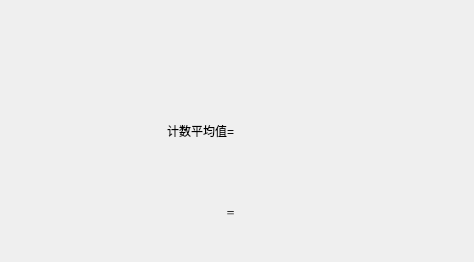
<?xml version="1.0" encoding="UTF-8"?>
<ui version="4.0">
 <class>CountMeasurementTested</class>
 <widget class="QWidget" name="CountMeasurementTested">
  <property name="geometry">
   <rect>
    <x>0</x>
    <y>0</y>
    <width>474</width>
    <height>262</height>
   </rect>
  </property>
  <property name="windowTitle">
   <string>Form</string>
  </property>
  <layout class="QVBoxLayout" name="verticalLayout">
   <item>
    <widget class="QLabel" name="label_data">
     <property name="sizePolicy">
      <sizepolicy hsizetype="Preferred" vsizetype="Preferred">
       <horstretch>0</horstretch>
       <verstretch>0</verstretch>
      </sizepolicy>
     </property>
     <property name="text">
      <string/>
     </property>
    </widget>
   </item>
   <item>
    <layout class="QHBoxLayout" name="horizontalLayout">
     <item>
      <widget class="QLabel" name="label_5">
       <property name="sizePolicy">
        <sizepolicy hsizetype="Preferred" vsizetype="Preferred">
         <horstretch>0</horstretch>
         <verstretch>0</verstretch>
        </sizepolicy>
       </property>
       <property name="font">
        <font>
         <pointsize>9</pointsize>
        </font>
       </property>
       <property name="text">
        <string>计数平均值=</string>
       </property>
       <property name="alignment">
        <set>Qt::AlignRight|Qt::AlignTrailing|Qt::AlignVCenter</set>
       </property>
      </widget>
     </item>
     <item>
      <widget class="QLabel" name="label_x">
       <property name="sizePolicy">
        <sizepolicy hsizetype="Preferred" vsizetype="Preferred">
         <horstretch>0</horstretch>
         <verstretch>0</verstretch>
        </sizepolicy>
       </property>
       <property name="font">
        <font>
         <pointsize>9</pointsize>
        </font>
       </property>
       <property name="text">
        <string/>
       </property>
      </widget>
     </item>
    </layout>
   </item>
   <item>
    <layout class="QHBoxLayout" name="horizontalLayout_2">
     <item>
      <widget class="QLabel" name="label_6">
       <property name="sizePolicy">
        <sizepolicy hsizetype="Preferred" vsizetype="Maximum">
         <horstretch>0</horstretch>
         <verstretch>0</verstretch>
        </sizepolicy>
       </property>
       <property name="font">
        <font>
         <family>Symbol</family>
         <pointsize>9</pointsize>
        </font>
       </property>
       <property name="text">
        <string>γ=</string>
       </property>
       <property name="alignment">
        <set>Qt::AlignRight|Qt::AlignTrailing|Qt::AlignVCenter</set>
       </property>
      </widget>
     </item>
     <item>
      <widget class="QLabel" name="label_y">
       <property name="sizePolicy">
        <sizepolicy hsizetype="Preferred" vsizetype="Preferred">
         <horstretch>0</horstretch>
         <verstretch>0</verstretch>
        </sizepolicy>
       </property>
       <property name="font">
        <font>
         <pointsize>9</pointsize>
        </font>
       </property>
       <property name="text">
        <string/>
       </property>
      </widget>
     </item>
    </layout>
   </item>
  </layout>
 </widget>
 <resources/>
 <connections/>
</ui>
